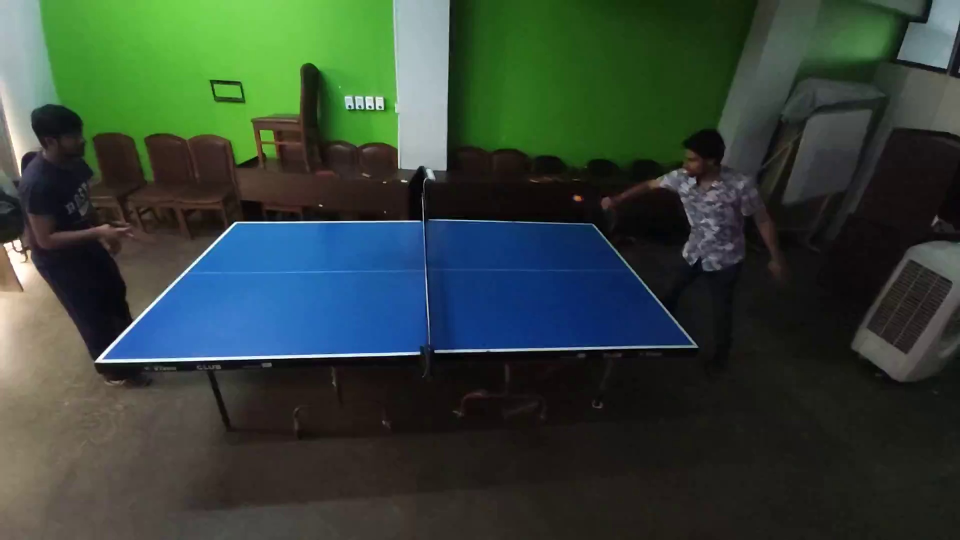
#> input picture test.jpg, 1920 x 1080 px, given in place of VID_20190819_125759.mp4, which was not available (shown at 1/2 size)
$ python edge_detection.py
#> lines starting #> are read from the running program, lines starting #| are printed output that depends on the picture; after the words box and inside, x2 and y2 are one past the last pixel; in counts of white or black regions, pixels touching at a corner belong together; pictures that were not available may be replaced by others from this repository, and a replacement may not be noted
import numpy as np
import cv2

cap = cv2.VideoCapture('./videos/VID_20190819_125759.mp4')

while(cap.isOpened()):
    ret, frame = cap.read()
#> frame is the input picture: shape (1080, 1920, 3); mean B, G, R 57.1, 66.9, 51.3
    hsv = cv2.cvtColor(frame, cv2.COLOR_BGR2HSV)
#> hsv: shape (1080, 1920, 3); mean H, S, V 54.5, 98.4, 78.6

    # lower_blue = np.array([50,160,50])
    # upper_blue = np.array([130,255,255])

    # mask = cv2.inRange(hsv, lower_blue, upper_blue)
    gray = cv2.cvtColor(frame, cv2.COLOR_BGR2GRAY)
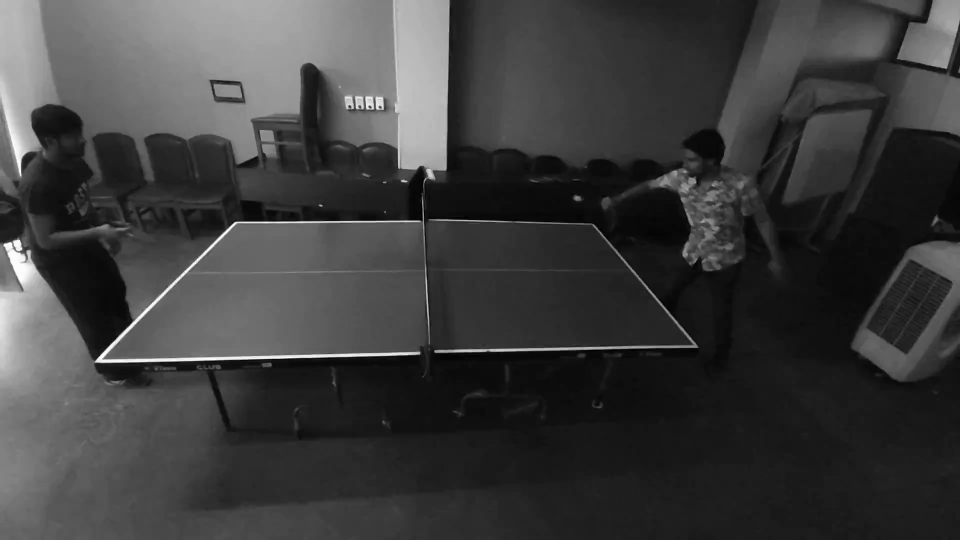
#> gray: shape (1080, 1920) (shown at 1/2 size); min 0, max 255, mean 61.1
    ret,gray = cv2.threshold(gray,127,255,0)
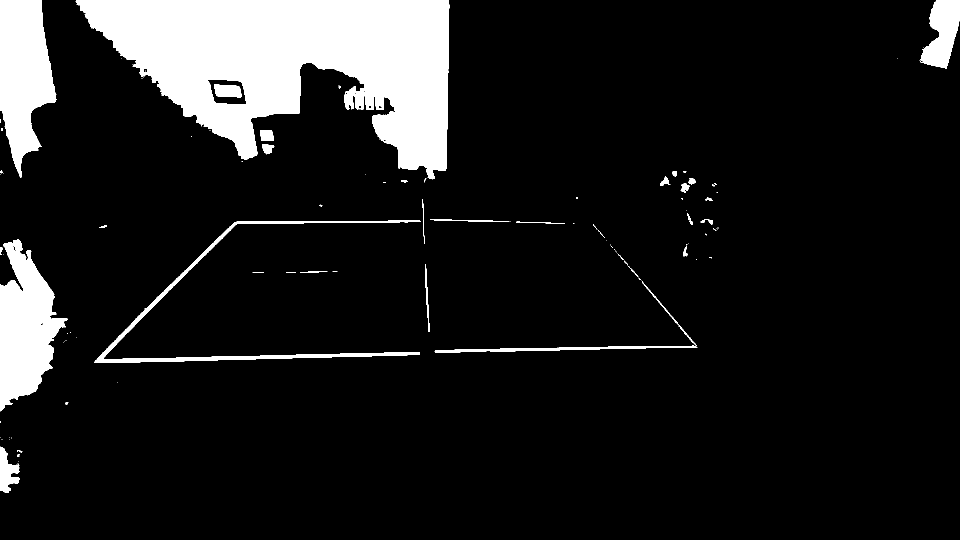
#> gray: shape (1080, 1920) (shown at 1/2 size); 11.2% white; 113 white regions (79 under 20 px)
    gray2 = gray.copy()
    mask = np.zeros(gray.shape,np.uint8)
    contours, hier = cv2.findContours(gray,cv2.RETR_LIST,cv2.CHAIN_APPROX_SIMPLE)
#> contours = 152 contours, 118 with area under 20; largest, box (x1, y1, x2, y2) and area: (151, 0, 899, 359) 154566, (0, 478, 136, 823) 26385, (0, 0, 113, 355) 25886, (188, 441, 842, 726) 7463, (1840, 0, 1920, 137) 6594
    for cnt in contours:
        if 200<cv2.contourArea(cnt)<5000:
            cv2.drawContours(frame,[cnt],0,(0,255,0),2)
            cv2.drawContours(mask,[cnt],0,255,-1)
#> this loop made 152 passes
#> cnt on passes 2, 3, 7: [[36, 922]], [[39, 912]], [[18, 879]]
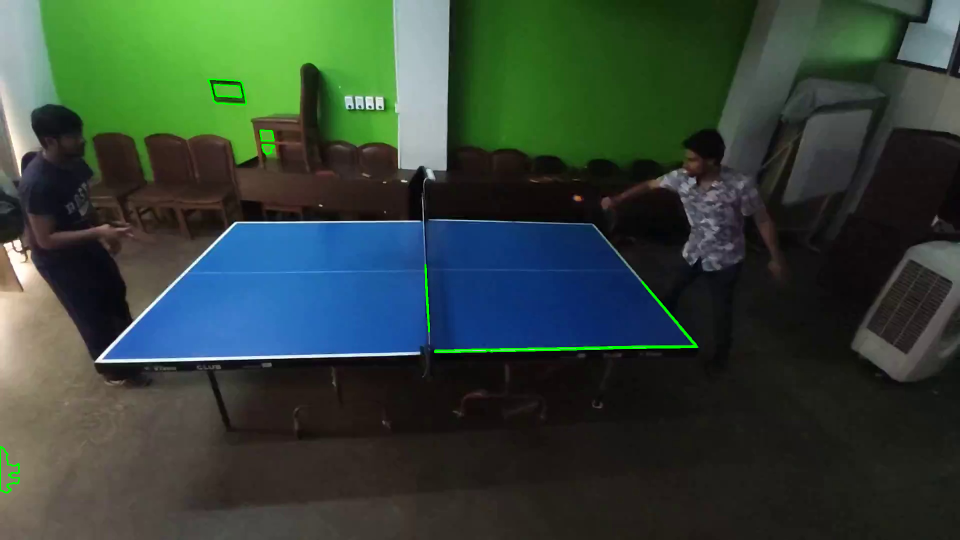
#> frame: shape (1080, 1920, 3) (shown at 1/2 size); 0.35% of pixels changed, all inside (x1, y1, x2, y2) = (0, 157, 1396, 987)
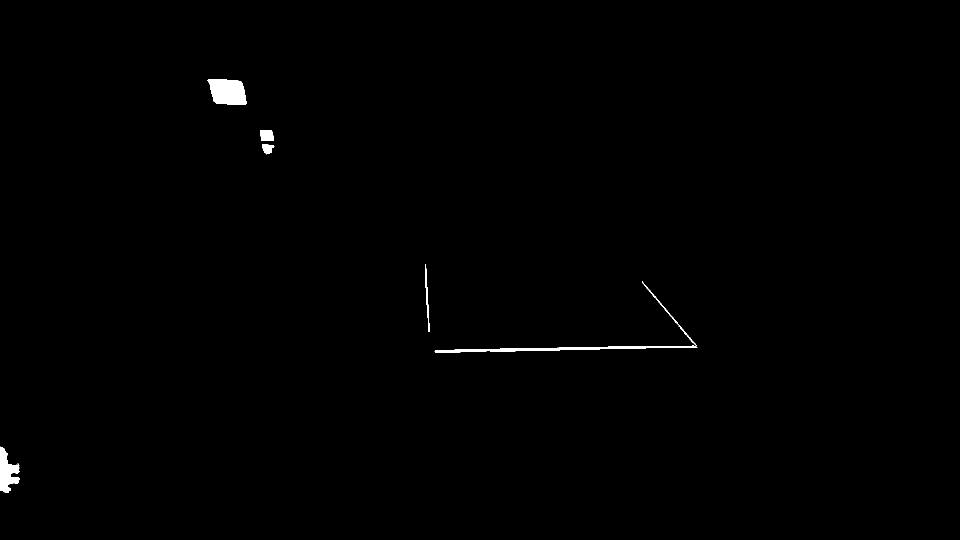
#> mask: shape (1080, 1920) (shown at 1/2 size); 0.46% white; 6 white regions, box (x1, y1, x2, y2) and area: (415, 158, 493, 210) 3236, (869, 562, 1395, 705) 2907, (0, 893, 39, 986) 2069, (520, 260, 548, 282) 538, (850, 529, 859, 664) 358, (524, 289, 549, 309) 327
    cv2.imshow('frame', frame)
    if cv2.waitKey(1) & 0xFF == ord('q'):
#> (key q is pressed here)
        break
cap.release()
cv2.destroyAllWindows()
